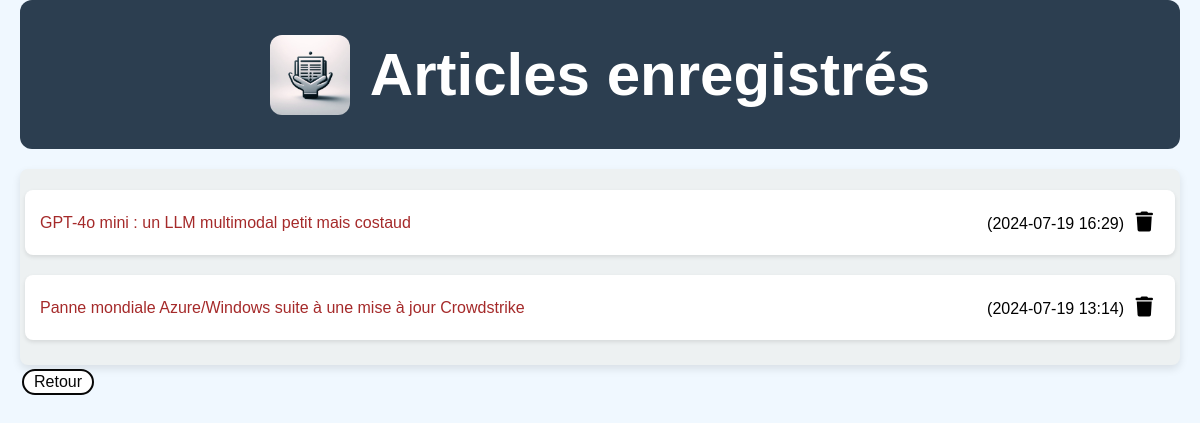
The page /saved_articles on the database as committed earlier.
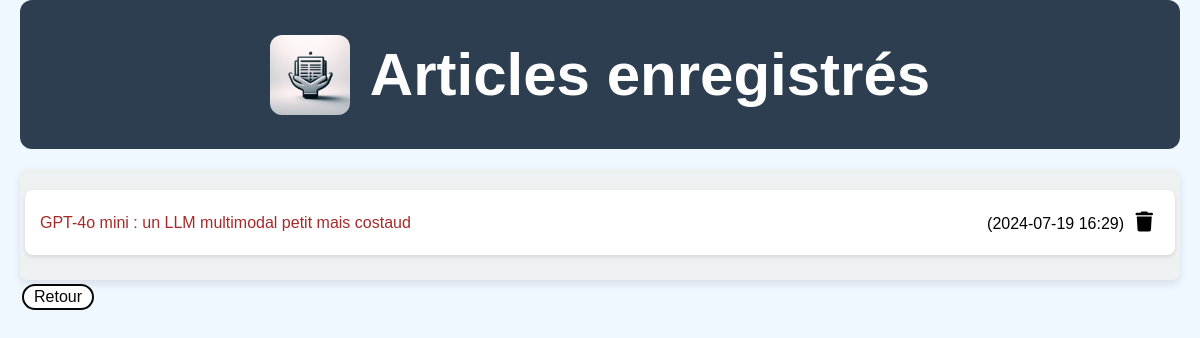
The same page on the database as committed later.
### app.py (models this page shows)
class Article(db.Model):
    id = db.Column(db.Integer, primary_key=True)
    title = db.Column(db.String(200), nullable=False)
    link = db.Column(db.String(500), nullable=False)
    published_date = db.Column(db.DateTime, nullable=True)  # Ajout du champ de date de publication
    read_later = db.Column(db.Boolean, default=False)
    saved = db.Column(db.Boolean, default=False)
    feed_id = db.Column(db.Integer, db.ForeignKey('rssfeed.id'), nullable=False)

### app.py (the view)
@app.route('/saved_articles')
def saved_articles():
    articles = Article.query.filter_by(saved=True).all()
    return render_template('saved.html', articles=articles)

### templates/saved.html (shortened to what this page needs)
<!DOCTYPE html>
<html>
<head>
        <link href="{{ url_for('static', filename='css/styles.css') }}" rel="stylesheet">
        <link rel="stylesheet" href="https://cdnjs.cloudflare.com/ajax/libs/font-awesome/6.5.2/css/all.min.css">
</head>
<body>
    <div class="header">
        <img src="{{ url_for('static', filename='images/Icon-titre.jpeg') }}" width="80" height="80">
        <h1>Articles enregistrés</h1>
    </div>
    <div class="feed">
        <ul>
            {% for article in articles %}
                <div class="article">
                    <a href="{{ article.link }}" target="_blank" class="lien">{{ article.title }}</a>
                    <div class="action">
                        <span class="article-date">
                            {% if article.published_date %}
                                ({{ article.published_date.strftime('%Y-%m-%d %H:%M') }})
                            {% else %}
                                (Date inconnue)
                            {% endif %}
                        </span>
                        <a href="{{ url_for('unsave', article_id=article.id) }}" class="icon-button">
                            <i class="fa-solid fa-trash"></i>
                        </a>
                    </div>
                </div>
            {% endfor %}
        </ul>
    </div>
    <a href="{{ url_for('index') }}" class="button-page">Retour</a>
</body>
</html>

### static/css/styles.css (style rules this page uses)
body { font-family: 'Arial', sans-serif; background-color: aliceblue; margin: 0; padding-left: 20px; padding-right: 20px; }
h1 { color: white; font-size: 60px; }
img { margin-right: 20px; border-radius: 12px; }
.header { margin-bottom: 20px; border-radius: 12px; display: flex; justify-content: center; align-items: center; background-color: #2c3e50; }
.article { background-color: #fff; padding: 15px; margin-bottom: 20px; border-radius: 8px; box-shadow: 0 2px 4px rgba(0, 0, 0, 0.1); display: flex; justify-content: space-between; align-items: center; }
.lien { color: brown; text-decoration: none; font-size: 16px; }
.feed { background-color: hsl(192, 15%, 94%); padding: 5px; margin-top: 10px; border-radius: 8px; box-shadow: 0 4px 8px rgba(0, 0, 0, 0.1); }
.button-page { display: inline-block; background-color: white; border: 2px solid; border-radius: 20px; color: rgb(7, 7, 7); padding: 2px 10px; text-align: center; text-decoration: none; font-size: 16px; margin: 4px 2px; cursor: pointer; }
.icon-button { display: inline-block; border: none; color: black; padding: 2px 5px; text-align: center; text-decoration: none; font-size: 20px; margin: 4px 2px; cursor: pointer; }
ul { padding-left: 0px; }

Rows that differ between the two databases and show on the page:
no longer on this page (row edited): Article: title "Panne mondiale Azure/Windows suite à une mise à jour Crowdstrike", published_date "2024-07-19 13:14"
